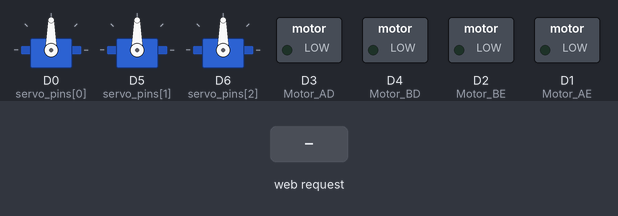
The sketch below on a simulated ESP8266 (NodeMCU). Parts: 3 × servo, switched loads named in the sketch (green lamp = pin HIGH). The inputs (shaded band) are chosen by the test bench. WiFi joins after 1.5 s; servers stay silent unless stated; storage starts empty; what the sketch prints to the serial monitor is not drawn.

Above: at 2.7 s.
2.8 s: HTTP request GET /set-servo received
At 4.0 s:
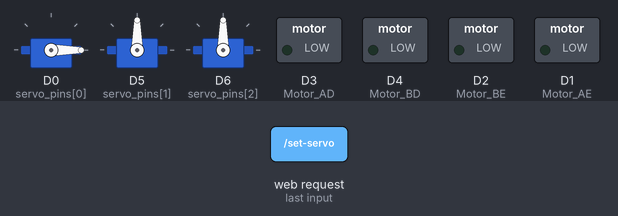
4.3 s: HTTP request GET /set-servo?di=1 received
At 5.3 s:
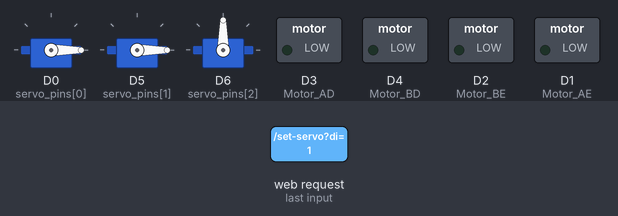
Timing chart, 0 to 7.3 s (numbered marks = the images above; inputs shaded):
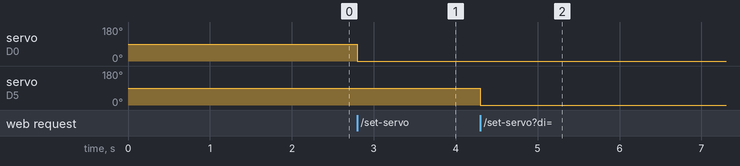

The sketch:

esp8266_servoarm_http.ino
```cpp
#include <ESP8266WiFi.h>
#include <WiFiClient.h>
#include <ESP8266WebServer.h>
#include <ESP8266mDNS.h>
#include <FS.h>
#include <Servo.h>

#define Motor_AE D1      //Motor A/B,E enable,D Direction
#define Motor_AD D3
#define Motor_BE D2
#define Motor_BD D4

#define R_AHEAD HIGH
#define L_AHEAD LOW

String command;
ESP8266WebServer server(80);
const int led = 13;

Servo servos[3];
uint8_t servo_pins[3] = {D0,D5,D6};
uint8_t count = 3;
void setAngle(uint8_t di,uint8_t vi){
  if(di< 3 && vi < 180)
    servos[di].write(vi);
}
void attachServos(){
  for (uint8_t i = 0; i < count; ++i){
    servos[i].attach(servo_pins[i]);
  }
}

void detachServos(){
  for (uint8_t i = 0; i < count; ++i){
    servos[i].detach();
  }
}

void carInit(){

  pinMode(Motor_AE, OUTPUT);
  pinMode(Motor_AD, OUTPUT);
  pinMode(Motor_BE, OUTPUT);
  pinMode(Motor_BD, OUTPUT);

  Serial.begin(115200);
  Serial.println("Car begin");
  }
void goAhead(){
      digitalWrite(Motor_AE, HIGH);
      digitalWrite(Motor_AD, L_AHEAD);
      digitalWrite(Motor_BE, HIGH);
      digitalWrite(Motor_BD, R_AHEAD);
  }

void goBack(){
      digitalWrite(Motor_AE, HIGH);
      digitalWrite(Motor_AD, !L_AHEAD);
      digitalWrite(Motor_BE, HIGH);
      digitalWrite(Motor_BD, !R_AHEAD);
  }

void goRight(){
      digitalWrite(Motor_BE, LOW);
      digitalWrite(Motor_AE, HIGH);
      digitalWrite(Motor_AD, L_AHEAD);
  }

void goLeft(){
      digitalWrite(Motor_BE, HIGH);
      digitalWrite(Motor_AE, LOW);
      digitalWrite(Motor_BD, R_AHEAD);
  }

void stopRobot(){
      digitalWrite(Motor_AE, LOW);
      digitalWrite(Motor_BE, LOW);
  }

void handleNotFound(){
  digitalWrite(led, 1);
  String message = "File Not Found\n\n";
  message += "URI: ";
  message += server.uri();
  message += "\nMethod: ";
  message += (server.method() == HTTP_GET)?"GET":"POST";
  message += "\nArguments: ";
  message += server.args();
  message += "\n";
  for (uint8_t i=0; i<server.args(); i++){
    message += " " + server.argName(i) + ": " + server.arg(i) + "\n";
  }
  server.send(404, "text/plain", message);
  digitalWrite(led, 0);
}

void setup(void){
  Serial.begin(115200);
  carInit();
  SPIFFS.begin();
  attachServos();
  Serial.println("Servos attached");
  server.serveStatic("/", SPIFFS, "/index.html");

  const char* ssid = "AI";
  const char* password = "raspberry";
  WiFi.mode(WIFI_STA);
  WiFi.begin(ssid, password);
  Serial.println("");
  // Wait for connection
  while (WiFi.status() != WL_CONNECTED) {
    delay(500);
    Serial.print(".");
  }
  Serial.println("");
  Serial.print("Connected to ");
  Serial.println(ssid);
  Serial.print("IP address: ");
  Serial.println(WiFi.localIP());
  if (MDNS.begin("ESP8266")) {
    Serial.println("MDNS responder started");
  }

    server.on("/set-servo", [](){
    String uri = server.uri();
    Serial.println(uri);
    String di = server.arg("di");
    String vi = server.arg("vi");
    Serial.println("di="+di+" vi="+vi);
    setAngle(di.toInt(),vi.toInt());
    server.send(200, "text/plain", String("set to ")+"di="+di+" vi="+vi);
  });

  server.on("/get", [](){
    String uri = server.uri();
    Serial.println(uri);
    command = server.arg("command");
    if(command == "forward")
      goAhead();
    else if(command == "backward")
      goBack( );
    else if(command == "left")
      goLeft();
    else if(command == "right")
       goRight();
    else if(command == "stop")
       stopRobot();
    Serial.println(command);
    server.send(200, "text/plain", String("set to ")+command);
  });

  server.onNotFound(handleNotFound);
  server.begin();
  Serial.println("HTTP server started");
}

void loop(void){
  server.handleClient();
}
```

Measured:
- after the input at 2.8 s, servo on D0 (servo_pins[0]): 90° → 0° at once
- after the input at 4.3 s, servo on D5 (servo_pins[1]): 90° → 0° at once
